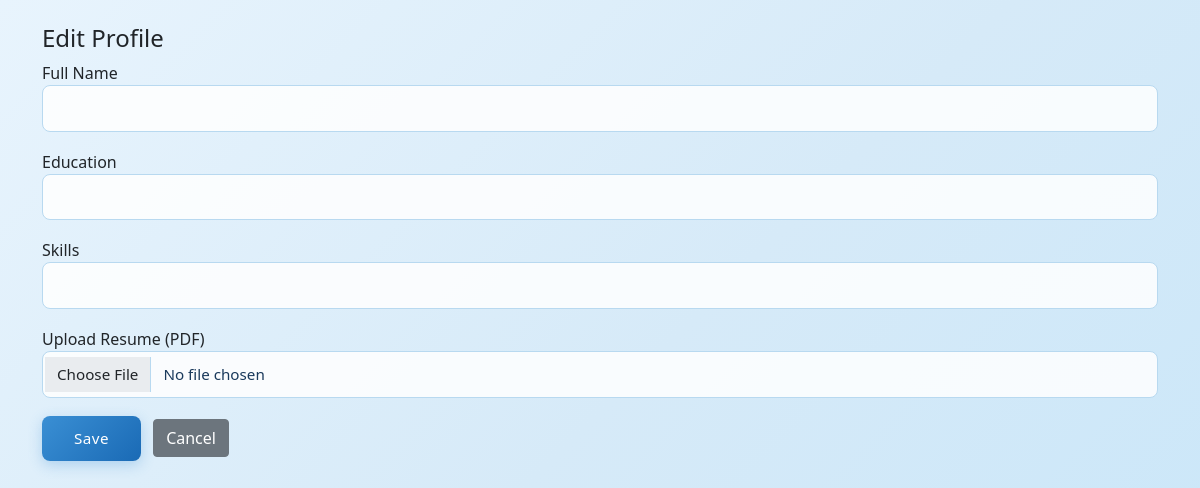
The app's page /edit_profile/4, older data.
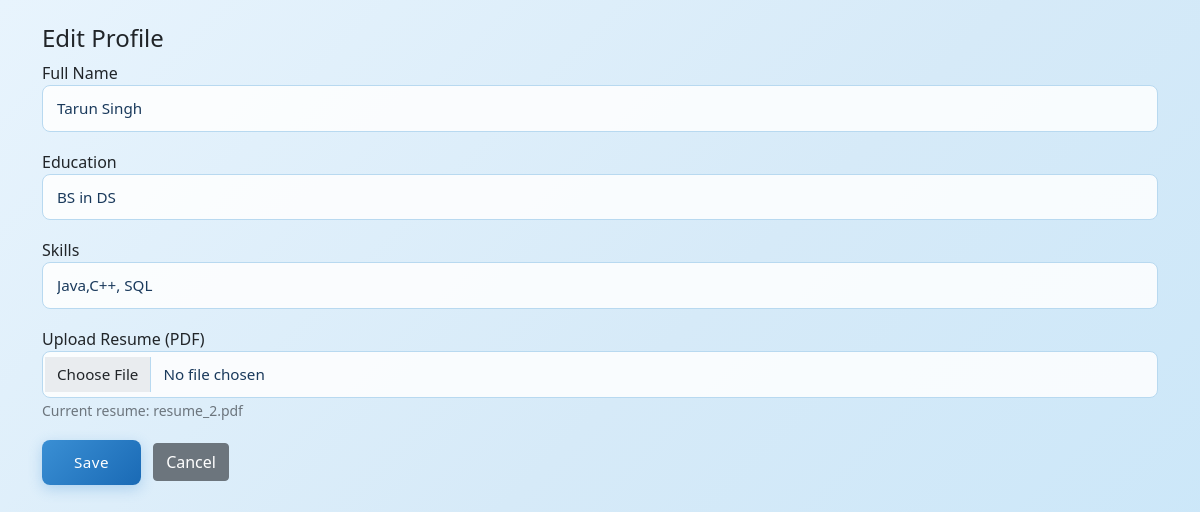
The same page, newer data.
### application/models.py (models this page shows)
class Student(db.Model):
    __tablename__ = 'student'
    id = db.Column(db.Integer, primary_key=True)
    fullname = db.Column(db.String(150), nullable=False)
    user_id = db.Column(db.Integer, db.ForeignKey('user.id'), nullable=False)
    education = db.Column(db.String(200))
    skills = db.Column(db.String(300))
    resume_filename = db.Column(db.String(200))
    applications = db.relationship('Application', backref='student', lazy=True)

### application/controllers.py (the view, shortened to what this page needs)
@app.route("/edit_profile/<int:user_id>", methods=["GET", "POST"])
def edit_profile(user_id):
    student = Student.query.filter_by(user_id=user_id).first()
    return render_template("student_edit_profile.html", student=student)

### templates/student_edit_profile.html (shortened to what this page needs)
<!DOCTYPE html>
<html>
<head>
  <link href="https://cdn.jsdelivr.net/npm/bootstrap@5.0.2/dist/css/bootstrap.min.css" rel="stylesheet">
  <link rel="stylesheet" href="/static/style.css">
</head>
<body>
<div class="container mt-4">
  <h4>Edit Profile</h4>
  <form method="POST" enctype="multipart/form-data">
    <div class="mb-3">
      <label>Full Name</label>
      <input type="text" name="name" class="form-control"
             value="{{ student.fullname }}" required>
    </div>
    <div class="mb-3">
      <label>Education</label>
      <input type="text" name="education" class="form-control"
             value="{{ student.education or '' }}">
    </div>
    <div class="mb-3">
      <label>Skills</label>
      <input type="text" name="skills" class="form-control"
             value="{{ student.skills or '' }}">
    </div>
    <div class="mb-3">
      <label>Upload Resume (PDF)</label>
      <input type="file" name="resume" class="form-control" accept=".pdf">
      {% if student.resume_filename %}
        <small class="text-muted">Current resume: {{ student.resume_filename }}</small>
      {% endif %}
    </div>
    <button type="submit" class="btn btn-primary">Save</button>
    <a href="/student_dashboard/{{ student.user_id }}" class="btn btn-secondary ms-2">Cancel</a>
  </form>
</div>
</body>
</html>

Row changes from the older to the newer data that the page shows:
added Student: name "Tarun Singh", education "BS in DS", skills "Java,C++, SQL", resume_filename "resume_2.pdf"
Text that changed along with them:
text now shown: "Current resume:"
